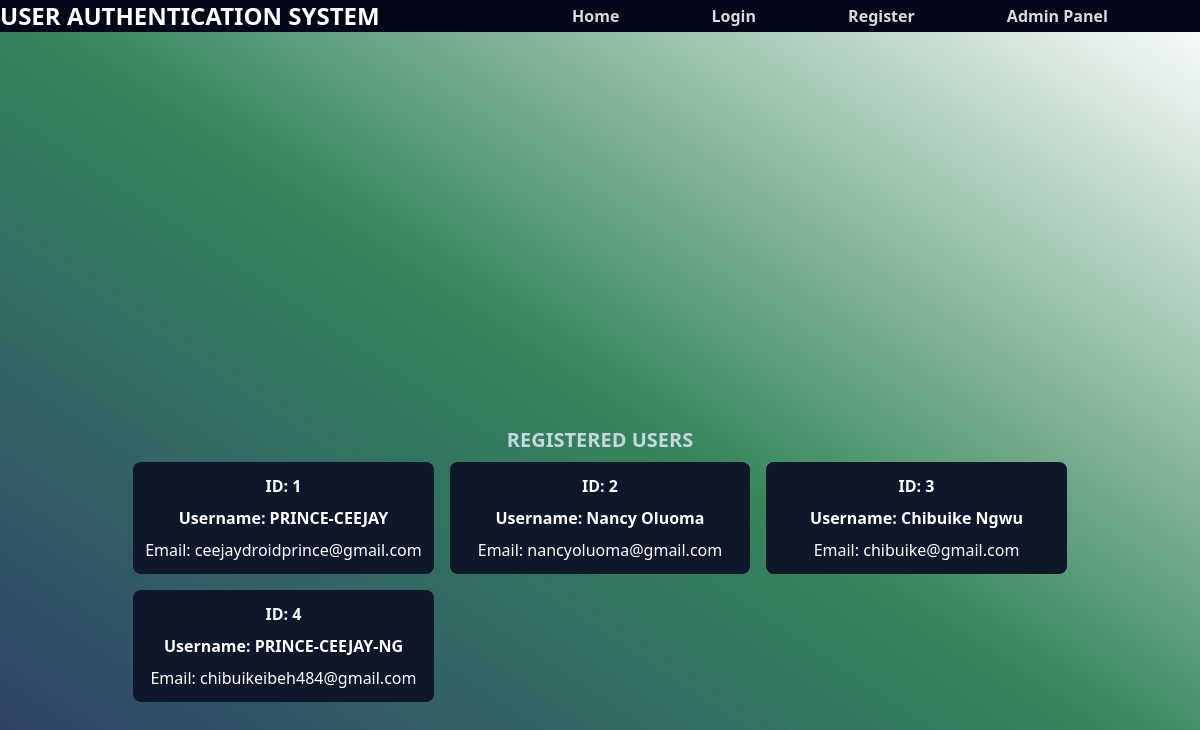
The page /admin on the database its author committed.
### app.py (models this page shows)
class UserModel(db.Model):
    id = db.Column(db.Integer, primary_key=True)
    username = db.Column(db.String(20), nullable=False, unique=True)
    email = db.Column(db.String(40), nullable=False, unique=True)
    password = db.Column(db.String, nullable=False)
    def to_dict(self):
        return {
            "id": self.id,
            "username": self.username,
            "email": self.email,
        }

### app.py (the view)
@app.route("/admin")
def admin():
    users = get_users()
    return render_template("admin_panel.html", users = users)

### app.py (called while the page is built)
def get_users():
    users =  UserModel.query.all()
    return [user.to_dict() for user in users]

### templates/admin_panel.html (shortened to what this page needs)
{% extends "base.html" %}
{% block body %}
<div class="flex flex-col justify-center items-center mt-36">
    {% if users %}
    <h1 class="font-bold text-xl text-slate-300 animate-pulse">REGISTERED USERS</h1>
    <ul class="grid grid-cols-1 md:grid-cols-2 lg:grid-cols-3 ">
        {% for user in users %}
        <div class="p-3 rounded-lg gap-2 flex flex-col justify-center items-center rounded-lg bg-slate-900 m-2 cursor-pointer hover:scale-110 transition-all duration-500 ease">
            <li class="font-bold">ID: {{user.id}}</li>
            <li class="font-bold">Username: {{user.username}}</li>
            <li>Email: {{user.email}}</li>
        </div>
        {% endfor %}
    </ul>
    {% else %}
        <h1>No user yet</h1>
    {% endif %}
</div>
{% endblock %}

### templates/base.html (shortened to what this page needs)
<!DOCTYPE html>
<html lang="en">
<head>
    <script src="https://cdn.jsdelivr.net/npm/@tailwindcss/browser@4"></script>
    <link rel="stylesheet" href="{{url_for('static', filename='styles.css')}}"/>
</head>
<body class="min-h-screen bg-gradient-to-tr from-blue-950/90 via-green-800/80 to blue-900/90 text-white">
    <nav class="min-w-screen flex justify-between items-center bg-slate-950 text-white font-bold">
        <div class="w-[40%]">
            <h1 class="hidden md:flex text-2xl font-bold">USER AUTHENTICATION SYSTEM</h1>
        </div>
        <div class="block h-fit lg:flex lg:h-fit justify-evenly w-[60%]">
            <a class="list-none decoration-none font-bolder opacity-85 hover:opacity-100 hover:scale-105 transition-all duration-700 ease" href="{{url_for('index')}}">Home</a>
            <a class="list-none decoration-none font-bolder opacity-85 hover:opacity-100 hover:scale-105 transition-all duration-700 ease" href="{{url_for('login')}}">Login</a>
            <a class="list-none decoration-none font-bolder opacity-85 hover:opacity-100 hover:scale-105 transition-all duration-700 ease" href="{{url_for('register')}}">Register</a>
            <a class="list-none decoration-none font-bolder opacity-85 hover:opacity-100 hover:scale-105 transition-all duration-700 ease" href="{{url_for('admin')}}">Admin Panel</a>
        </div>
    </nav>
    <main class="flex flex-col justify-center items-center h-screen">
        {% block body %} {% endblock %}
    </main>
</body>
</html>

### rows shown on the page
UserModel: id "1", username "PRINCE-CEEJAY", email "ceejaydroidprince@gmail.com"
UserModel: id "2", username "Nancy Oluoma", email "nancyoluoma@gmail.com"
UserModel: id "3", username "Chibuike Ngwu", email "chibuike@gmail.com"
UserModel: id "4", username "PRINCE-CEEJAY-NG", email "chibuikeibeh484@gmail.com"
